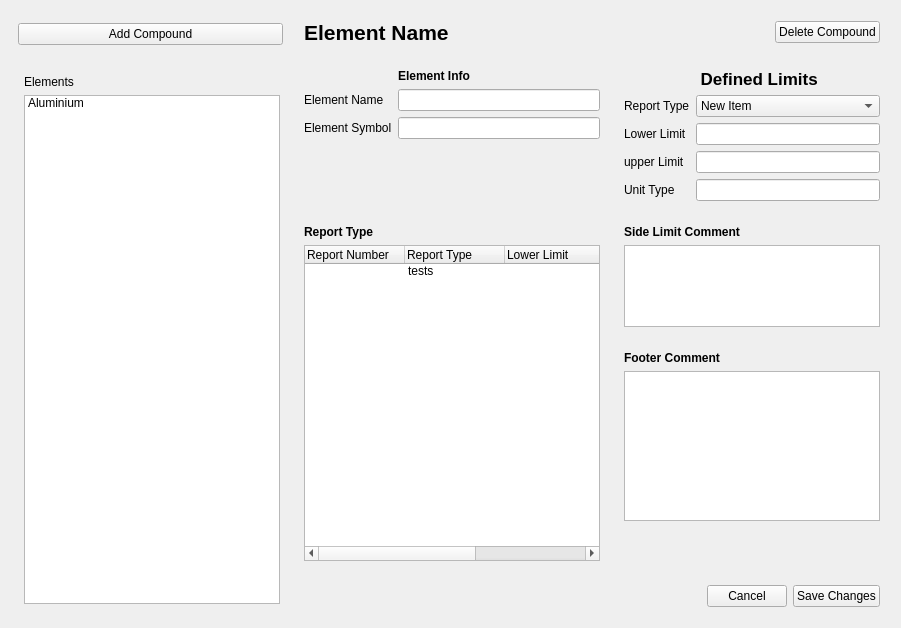
             <widget class="QWidget" name="icpElements">
              <attribute name="title">
               <string>Elements</string>
              </attribute>
              <layout class="QHBoxLayout" name="horizontalLayout_17">
               <property name="leftMargin">
                <number>12</number>
               </property>
               <property name="rightMargin">
                <number>12</number>
               </property>
               <property name="bottomMargin">
                <number>12</number>
               </property>
               <item>
                <widget class="QWidget" name="widget_65" native="true">
                 <property name="minimumSize">
                  <size>
                   <width>100</width>
                   <height>0</height>
                  </size>
                 </property>
                 <property name="maximumSize">
                  <size>
                   <width>350</width>
                   <height>16777215</height>
                  </size>
                 </property>
                 <layout class="QVBoxLayout" name="verticalLayout_57">
                  <property name="leftMargin">
                   <number>0</number>
                  </property>
                  <property name="topMargin">
                   <number>0</number>
                  </property>
                  <property name="rightMargin">
                   <number>0</number>
                  </property>
                  <property name="bottomMargin">
                   <number>0</number>
                  </property>
                  <item>
                   <widget class="QWidget" name="addWidgetComponent" native="true">
                    <property name="minimumSize">
                     <size>
                      <width>0</width>
                      <height>0</height>
                     </size>
                    </property>
                    <layout class="QHBoxLayout" name="horizontalLayout_18">
                     <property name="leftMargin">
                      <number>6</number>
                     </property>
                     <property name="topMargin">
                      <number>12</number>
                     </property>
                     <property name="rightMargin">
                      <number>6</number>
                     </property>
                     <property name="bottomMargin">
                      <number>12</number>
                     </property>
                     <item>
                      <widget class="QPushButton" name="addElementBtn">
                       <property name="text">
                        <string>Add Compound</string>
                       </property>
                       <property name="checkable">
                        <bool>true</bool>
                       </property>
                      </widget>
                     </item>
                    </layout>
                   </widget>
                  </item>
                  <item>
                   <widget class="QWidget" name="icpElementsWidget" native="true">
                    <property name="maximumSize">
                     <size>
                      <width>16777215</width>
                      <height>16777215</height>
                     </size>
                    </property>
                    <property name="styleSheet">
                     <string notr="true"/>
                    </property>
                    <layout class="QVBoxLayout" name="verticalLayout_24">
                     <property name="leftMargin">
                      <number>12</number>
                     </property>
                     <property name="topMargin">
                      <number>12</number>
                     </property>
                     <property name="bottomMargin">
                      <number>12</number>
                     </property>
                     <item>
                      <widget class="QLabel" name="label_22">
                       <property name="text">
                        <string>Elements </string>
                       </property>
                      </widget>
                     </item>
                     <item>
                      <widget class="QListWidget" name="definedElements">
                       <property name="font">
                        <font/>
                       </property>
                       <property name="styleSheet">
                        <string notr="true"/>
                       </property>
                       <item>
                        <property name="text">
                         <string>Aluminium</string>
                        </property>
                       </item>
                      </widget>
                     </item>
                    </layout>
                   </widget>
                  </item>
                 </layout>
                </widget>
               </item>
               <item>
                <widget class="QWidget" name="icpElementContent" native="true">
                 <property name="styleSheet">
                  <string notr="true"/>
                 </property>
                 <layout class="QGridLayout" name="gridLayout_4">
                  <property name="leftMargin">
                   <number>0</number>
                  </property>
                  <property name="topMargin">
                   <number>0</number>
                  </property>
                  <property name="rightMargin">
                   <number>0</number>
                  </property>
                  <property name="bottomMargin">
                   <number>0</number>
                  </property>
                  <item row="9" column="0" colspan="2">
                   <widget class="QWidget" name="icpElementsFooter" native="true">
                    <property name="minimumSize">
                     <size>
                      <width>0</width>
                      <height>40</height>
                     </size>
                    </property>
                    <layout class="QHBoxLayout" name="horizontalLayout_26">
                     <item>
                      <spacer name="horizontalSpacer_20">
                       <property name="orientation">
                        <enum>Qt::Horizontal</enum>
                       </property>
                       <property name="sizeHint" stdset="0">
                        <size>
                         <width>40</width>
                         <height>20</height>
                        </size>
                       </property>
                      </spacer>
                     </item>
                     <item>
                      <widget class="QPushButton" name="icpCancelBtn">
                       <property name="text">
                        <string>Cancel</string>
                       </property>
                      </widget>
                     </item>
                     <item>
                      <widget class="QPushButton" name="saveCompBtn">
                       <property name="text">
                        <string>Save Changes</string>
                       </property>
                       <property name="checkable">
                        <bool>true</bool>
                       </property>
                      </widget>
                     </item>
                    </layout>
                   </widget>
                  </item>
                  <item row="0" column="0" colspan="2" alignment="Qt::AlignTop">
                   <widget class="QWidget" name="icpSaveCompWidget" native="true">
                    <property name="minimumSize">
                     <size>
                      <width>0</width>
                      <height>0</height>
                     </size>
                    </property>
                    <property name="styleSheet">
                     <string notr="true"/>
                    </property>
                    <layout class="QGridLayout" name="gridLayout_8">
                     <item row="0" column="1">
                      <spacer name="horizontalSpacer_9">
                       <property name="orientation">
                        <enum>Qt::Horizontal</enum>
                       </property>
                       <property name="sizeHint" stdset="0">
                        <size>
                         <width>40</width>
                         <height>20</height>
                        </size>
                       </property>
                      </spacer>
                     </item>
                     <item row="0" column="2">
                      <widget class="QPushButton" name="deleteCompBtn">
                       <property name="text">
                        <string>Delete Compound</string>
                       </property>
                       <property name="checkable">
                        <bool>true</bool>
                       </property>
                      </widget>
                     </item>
                     <item row="0" column="0">
                      <widget class="QLabel" name="icpElementNameHeader">
                       <property name="font">
                        <font>
                         <pointsize>16</pointsize>
                         <weight>75</weight>
                         <bold>true</bold>
                        </font>
                       </property>
                       <property name="text">
                        <string>Element Name</string>
                       </property>
                      </widget>
                     </item>
                    </layout>
                   </widget>
                  </item>
                  <item row="4" column="1">
                   <widget class="QWidget" name="icpReportTypeWidget" native="true">
                    <property name="maximumSize">
                     <size>
                      <width>16777215</width>
                      <height>120</height>
                     </size>
                    </property>
                    <property name="styleSheet">
                     <string notr="true"/>
                    </property>
                    <layout class="QVBoxLayout" name="verticalLayout_38">
                     <item>
                      <widget class="QLabel" name="label_41">
                       <property name="font">
                        <font>
                         <weight>75</weight>
                         <bold>true</bold>
                        </font>
                       </property>
                       <property name="text">
                        <string>Side Limit Comment</string>
                       </property>
                      </widget>
                     </item>
                     <item>
                      <widget class="QPlainTextEdit" name="RightSideComment">
                       <property name="minimumSize">
                        <size>
                         <width>200</width>
                         <height>0</height>
                        </size>
                       </property>
                       <property name="maximumSize">
                        <size>
                         <width>16777215</width>
                         <height>16777215</height>
                        </size>
                       </property>
                      </widget>
                     </item>
                    </layout>
                   </widget>
                  </item>
                  <item row="2" column="1" rowspan="2">
                   <widget class="QWidget" name="icpElementInfoWidget" native="true">
                    <property name="maximumSize">
                     <size>
                      <width>16777215</width>
                      <height>16777215</height>
                     </size>
                    </property>
                    <property name="styleSheet">
                     <string notr="true"/>
                    </property>
                    <layout class="QGridLayout" name="gridLayout_12">
                     <item row="5" column="1">
                      <widget class="QLineEdit" name="unitType">
                       <property name="placeholderText">
                        <string/>
                       </property>
                      </widget>
                     </item>
                     <item row="1" column="1">
                      <widget class="QComboBox" name="reportTypeDropdown">
                       <property name="minimumSize">
                        <size>
                         <width>98</width>
                         <height>0</height>
                        </size>
                       </property>
                       <item>
                        <property name="text">
                         <string>New Item</string>
                        </property>
                       </item>
                      </widget>
                     </item>
                     <item row="1" column="0">
                      <widget class="QLabel" name="label_37">
                       <property name="text">
                        <string>Report Type</string>
                       </property>
                      </widget>
                     </item>
                     <item row="5" column="0">
                      <widget class="QLabel" name="label_40">
                       <property name="text">
                        <string>Unit Type</string>
                       </property>
                      </widget>
                     </item>
                     <item row="4" column="1">
                      <widget class="QLineEdit" name="upperLimit">
                       <property name="placeholderText">
                        <string/>
                       </property>
                      </widget>
                     </item>
                     <item row="4" column="0">
                      <widget class="QLabel" name="label_39">
                       <property name="text">
                        <string>upper Limit </string>
                       </property>
                      </widget>
                     </item>
                     <item row="3" column="0">
                      <widget class="QLabel" name="label_38">
                       <property name="text">
                        <string>Lower Limit</string>
                       </property>
                      </widget>
                     </item>
                     <item row="3" column="1">
                      <widget class="QLineEdit" name="lowerLimit">
                       <property name="placeholderText">
                        <string/>
                       </property>
                      </widget>
                     </item>
                     <item row="0" column="1">
                      <widget class="QLabel" name="label_48">
                       <property name="font">
                        <font>
                         <pointsize>13</pointsize>
                         <weight>75</weight>
                         <bold>true</bold>
                        </font>
                       </property>
                       <property name="text">
                        <string> Defined Limits</string>
                       </property>
                      </widget>
                     </item>
                    </layout>
                   </widget>
                  </item>
                  <item row="2" column="0" rowspan="2">
                   <widget class="QWidget" name="icpElementsInfoWidget" native="true">
                    <property name="minimumSize">
                     <size>
                      <width>0</width>
                      <height>0</height>
                     </size>
                    </property>
                    <property name="maximumSize">
                     <size>
                      <width>16777215</width>
                      <height>16777215</height>
                     </size>
                    </property>
                    <layout class="QGridLayout" name="gridLayout_3">
                     <item row="2" column="0">
                      <widget class="QLabel" name="label_32">
                       <property name="text">
                        <string>Element Symbol</string>
                       </property>
                      </widget>
                     </item>
                     <item row="2" column="1">
                      <widget class="QLineEdit" name="symbolInput">
                       <property name="minimumSize">
                        <size>
                         <width>202</width>
                         <height>22</height>
                        </size>
                       </property>
                      </widget>
                     </item>
                     <item row="1" column="0">
                      <widget class="QLabel" name="label_36">
                       <property name="text">
                        <string>Element Name </string>
                       </property>
                      </widget>
                     </item>
                     <item row="1" column="1">
                      <widget class="QLineEdit" name="elementNameinput"/>
                     </item>
                     <item row="4" column="1">
                      <spacer name="verticalSpacer_4">
                       <property name="orientation">
                        <enum>Qt::Vertical</enum>
                       </property>
                       <property name="sizeHint" stdset="0">
                        <size>
                         <width>20</width>
                         <height>40</height>
                        </size>
                       </property>
                      </spacer>
                     </item>
                     <item row="0" column="1">
                      <widget class="QLabel" name="label_33">
                       <property name="font">
                        <font>
                         <weight>75</weight>
                         <bold>true</bold>
                        </font>
                       </property>
                       <property name="text">
                        <string>Element Info </string>
                       </property>
                      </widget>
                     </item>
                    </layout>
                   </widget>
                  </item>
                  <item row="4" column="0" rowspan="2">
                   <widget class="QWidget" name="icpReportTypesWidget" native="true">
                    <layout class="QVBoxLayout" name="verticalLayout_47">
                     <item>
                      <widget class="QLabel" name="label_51">
                       <property name="font">
                        <font>
                         <weight>75</weight>
                         <bold>true</bold>
                        </font>
                       </property>
                       <property name="text">
                        <string>Report Type</string>
                       </property>
                      </widget>
                     </item>
                     <item>
                      <widget class="QTreeWidget" name="icpElementTreeWidget">
                       <column>
                        <property name="text">
                         <string>Report Number</string>
                        </property>
                       </column>
                       <column>
                        <property name="text">
                         <string>Report Type</string>
                        </property>
                       </column>
                       <column>
                        <property name="text">
                         <string>Lower Limit </string>
                        </property>
                       </column>
                       <column>
                        <property name="text">
                         <string>Upper Limit </string>
                        </property>
                       </column>
                       <column>
                        <property name="text">
                         <string>Unit Type </string>
                        </property>
                       </column>
                       <item>
                        <property name="text">
                         <string/>
                        </property>
                        <property name="text">
                         <string>tests</string>
                        </property>
                        <property name="text">
                         <string/>
                        </property>
                        <property name="text">
                         <string/>
                        </property>
                        <property name="text">
                         <string/>
                        </property>
                       </item>
                      </widget>
                     </item>
                    </layout>
                   </widget>
                  </item>
                  <item row="5" column="1">
                   <widget class="QWidget" name="icpFooterCommentWidget" native="true">
                    <property name="minimumSize">
                     <size>
                      <width>0</width>
                      <height>50</height>
                     </size>
                    </property>
                    <layout class="QVBoxLayout" name="verticalLayout_48">
                     <item>
                      <widget class="QLabel" name="label_29">
                       <property name="font">
                        <font>
                         <weight>75</weight>
                         <bold>true</bold>
                        </font>
                       </property>
                       <property name="text">
                        <string>Footer Comment</string>
                       </property>
                      </widget>
                     </item>
                     <item>
                      <widget class="QPlainTextEdit" name="icpElementFooterComment">
                       <property name="minimumSize">
                        <size>
                         <width>200</width>
                         <height>0</height>
                        </size>
                       </property>
                       <property name="maximumSize">
                        <size>
                         <width>16777215</width>
                         <height>150</height>
                        </size>
                       </property>
                       <property name="frameShape">
                        <enum>QFrame::StyledPanel</enum>
                       </property>
                       <property name="frameShadow">
                        <enum>QFrame::Raised</enum>
                       </property>
                       <property name="sizeAdjustPolicy">
                        <enum>QAbstractScrollArea::AdjustIgnored</enum>
                       </property>
                      </widget>
                     </item>
                     <item>
                      <spacer name="verticalSpacer_5">
                       <property name="orientation">
                        <enum>Qt::Vertical</enum>
                       </property>
                       <property name="sizeHint" stdset="0">
                        <size>
                         <width>20</width>
                         <height>40</height>
                        </size>
                       </property>
                      </spacer>
                     </item>
                    </layout>
                   </widget>
                  </item>
                 </layout>
                </widget>
               </item>
              </layout>
             </widget>
